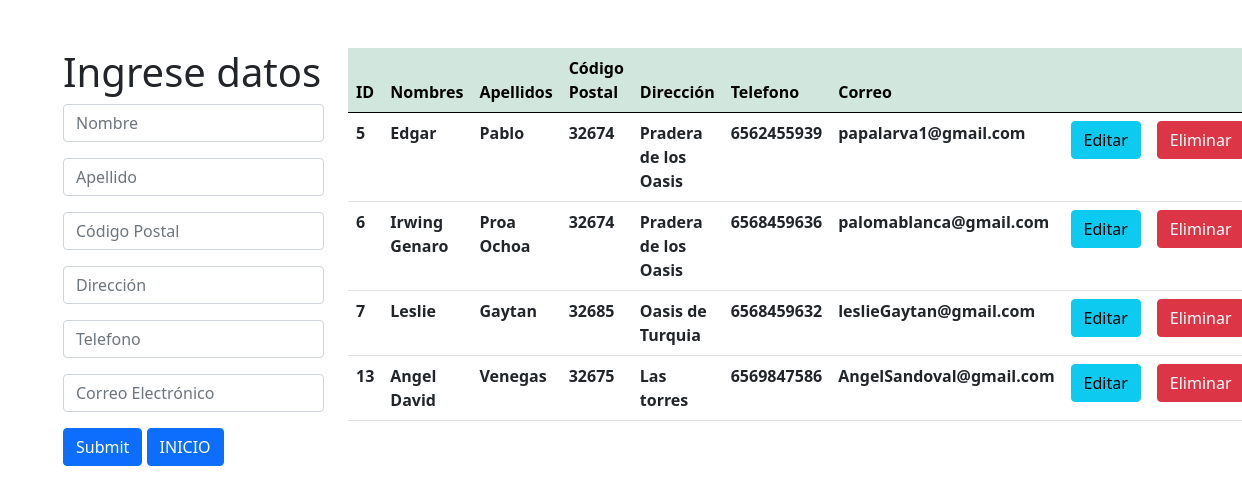
/crud_usuario/usuario.php, run on the app's committed database.
### tables this page shows
CREATE TABLE `usuario` (
  `id_usuario` int(50) NOT NULL,
  `nombre` varchar(50) NOT NULL,
  `apellido` varchar(50) NOT NULL,
  `codigo_postal` int(50) NOT NULL,
  `direccion` varchar(50) NOT NULL,
  `telefono` varchar(50) NOT NULL,
  `correo` varchar(50) NOT NULL
);

### crud_usuario/usuario.php (the view, shortened to what this page needs)
<?php
    $con = conectar();
    $sql = "SELECT * FROM usuario";
    $query = mysqli_query($con, $sql);
?>
<!DOCTYPE html>
<html lang="en">
<head>
    <link href="css/style.css" rel="stylesheet">
    <link href="https://cdn.jsdelivr.net/npm/bootstrap@5.0.0-beta1/dist/css/bootstrap.min.css" rel="stylesheet">
</head>
    <body>
        <div class="container mt-5">
            <div class="row">
                <div class="col-md-3">
                    <h1>Ingrese datos</h1>
                    <form action="insertar.php" method="POST">
                        <input type="text" class="form-control mb-3" name="nombre" placeholder="Nombre">
                        <input type="text" class="form-control mb-3" name="apellido" placeholder="Apellido">
                        <input type="text" class="form-control mb-3" name="codigo_postal" placeholder="Código Postal">
                        <input type="text" class="form-control mb-3" name="direccion" placeholder="Dirección">
                        <input type="text" class="form-control mb-3" name="telefono" placeholder="Telefono">
                        <input type="text" class="form-control mb-3" name="correo" placeholder="Correo Electrónico">
                        <input type="submit" class="btn btn-primary">
                        <a href="../index.php" class="btn btn-primary">INICIO</a>
                    </form>
                </div>
                <div class="col-md-8">
                    <table class="table">
                        <thead class="table-success table-striped">
                            <tr>
                                <th>ID</th>
                                <th>Nombres</th>
                                <th>Apellidos</th>
                                <th>Código Postal</th>
                                <th>Dirección</th>
                                <th>Telefono</th>
                                <th>Correo</th>
                                <th></th>
                                <th></th>
                            </tr>
                        </thead>
                        <tbody>
                            <?php
                                while ($row = mysqli_fetch_array($query)) {
                                    ?>
                                        <tr>
                                            <th><?php echo $row['id_usuario'] ?></th>
                                            <th><?php echo $row['nombre'] ?></th>
                                            <th><?php echo $row['apellido'] ?></th>
                                            <th><?php echo $row['codigo_postal'] ?></th>
                                            <th><?php echo $row['direccion'] ?></th>
                                            <th><?php echo $row['telefono'] ?></th>
                                            <th><?php echo $row['correo'] ?></th>
                                            <th><a href="actualizar.php?id=<?php echo $row['id_usuario'] ?>" class="btn btn-info">Editar</a></th>
                                            <th><a href="delete.php?id=<?php echo $row['id_usuario'] ?>" class="btn btn-danger">Eliminar</a></th>
                                        </tr>
                                    <?php
                                }
                            ?>
                        </tbody>
                    </table>
                </div>
            </div>
        </div>
    </body>
</html>

### style.css (style rules this page uses)
* { -webkit-box-sizing: border-box; -moz-box-sizing: border-box; box-sizing: border-box; margin:0px; padding:0px; }
body { background:#f2f2f2; color:#333; font-family:Arial, helvetica, sans-serif; }
a { text-decoration: none; color:#F24C27; }

### data on the page
usuario: id_usuario "5", nombre "Edgar", apellido "Pablo", codigo_postal "32674", direccion "Pradera de los Oasis", telefono "6562455939", correo "papalarva1@gmail.com"
usuario: id_usuario "6", nombre "Irwing Genaro", apellido "Proa Ochoa", codigo_postal "32674", direccion "Pradera de los Oasis", telefono "6568459636", correo "palomablanca@gmail.com"
usuario: id_usuario "7", nombre "Leslie", apellido "Gaytan", codigo_postal "32685", direccion "Oasis de Turquia", telefono "6568459632", correo "leslieGaytan@gmail.com"
usuario: id_usuario "13", nombre "Angel David", apellido "Venegas", codigo_postal "32675", direccion "Las torres", telefono "6569847586", correo "AngelSandoval@gmail.com"
